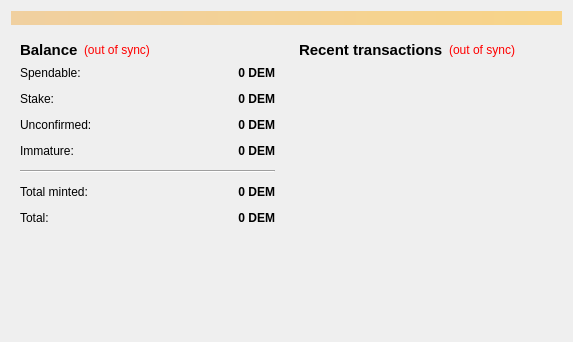
<?xml version="1.0" encoding="UTF-8"?>
<ui version="4.0">
 <class>OverviewPage</class>
 <widget class="QWidget" name="OverviewPage">
  <property name="geometry">
   <rect>
    <x>0</x>
    <y>0</y>
    <width>573</width>
    <height>342</height>
   </rect>
  </property>
  <property name="windowTitle">
   <string>Form</string>
  </property>
  <layout class="QVBoxLayout" name="topLayout">
   <item>
    <widget class="QLabel" name="labelAlerts">
     <property name="visible">
      <bool>false</bool>
     </property>
     <property name="styleSheet">
      <string notr="true">background-color: qlineargradient(x1: 0, y1: 0, x2: 1, y2: 0, stop:0 #F0D0A0, stop:1 #F8D488);  color:#000000
</string>
     </property>
     <property name="wordWrap">
      <bool>true</bool>
     </property>
     <property name="margin">
      <number>3</number>
     </property>
    </widget>
   </item>
   <item>
    <layout class="QHBoxLayout" name="horizontalLayout" stretch="1,1">
     <item>
      <layout class="QVBoxLayout" name="verticalLayout_2">
       <item>
        <widget class="QWidget" name="widget" native="true">
         <layout class="QVBoxLayout" name="verticalLayout_4">
          <item>
           <layout class="QHBoxLayout" name="horizontalLayout_4">
            <item>
             <widget class="QLabel" name="label_5">
              <property name="font">
               <font>
                <pointsize>11</pointsize>
                <weight>75</weight>
                <bold>true</bold>
               </font>
              </property>
              <property name="text">
               <string>Balance</string>
              </property>
             </widget>
            </item>
            <item>
             <widget class="QLabel" name="labelWalletStatus">
              <property name="toolTip">
               <string>The displayed information may be out of date. Your wallet automatically synchronizes with the eMark network after a connection is established, but this process has not completed yet.</string>
              </property>
              <property name="styleSheet">
               <string notr="true">QLabel { color: red; }</string>
              </property>
              <property name="text">
               <string notr="true">(out of sync)</string>
              </property>
              <property name="alignment">
               <set>Qt::AlignLeading|Qt::AlignLeft|Qt::AlignVCenter</set>
              </property>
             </widget>
            </item>
            <item>
             <spacer name="horizontalSpacer_2">
              <property name="orientation">
               <enum>Qt::Horizontal</enum>
              </property>
              <property name="sizeHint" stdset="0">
               <size>
                <width>40</width>
                <height>20</height>
               </size>
              </property>
             </spacer>
            </item>
           </layout>
          </item>
          <item>
           <layout class="QFormLayout" name="formLayout_2">
            <property name="fieldGrowthPolicy">
             <enum>QFormLayout::AllNonFixedFieldsGrow</enum>
            </property>
            <property name="horizontalSpacing">
             <number>12</number>
            </property>
            <property name="verticalSpacing">
             <number>12</number>
            </property>
            <item row="0" column="0">
             <widget class="QLabel" name="label">
              <property name="text">
               <string>Spendable:</string>
              </property>
             </widget>
            </item>
            <item row="0" column="1">
             <widget class="QLabel" name="labelBalance">
              <property name="font">
               <font>
                <weight>75</weight>
                <bold>true</bold>
               </font>
              </property>
              <property name="cursor">
               <cursorShape>IBeamCursor</cursorShape>
              </property>
              <property name="toolTip">
               <string>Your current spendable balance</string>
              </property>
              <property name="text">
               <string notr="true">0 DEM</string>
              </property>
              <property name="alignment">
               <set>Qt::AlignRight|Qt::AlignTrailing|Qt::AlignVCenter</set>
              </property>
              <property name="textInteractionFlags">
               <set>Qt::LinksAccessibleByMouse|Qt::TextSelectableByKeyboard|Qt::TextSelectableByMouse</set>
              </property>
             </widget>
            </item>
            <item row="1" column="0">
             <widget class="QLabel" name="label_6">
              <property name="text">
               <string>Stake:</string>
              </property>
             </widget>
            </item>
            <item row="1" column="1">
             <widget class="QLabel" name="labelStake">
              <property name="font">
               <font>
                <weight>75</weight>
                <bold>true</bold>
               </font>
              </property>
              <property name="cursor">
               <cursorShape>IBeamCursor</cursorShape>
              </property>
              <property name="toolTip">
               <string>Total of coins that was staked, and do not yet count toward the current balance</string>
              </property>
              <property name="text">
               <string notr="true">0 DEM</string>
              </property>
              <property name="alignment">
               <set>Qt::AlignRight|Qt::AlignTrailing|Qt::AlignVCenter</set>
              </property>
              <property name="textInteractionFlags">
               <set>Qt::LinksAccessibleByMouse|Qt::TextSelectableByKeyboard|Qt::TextSelectableByMouse</set>
              </property>
             </widget>
            </item>
            <item row="2" column="0">
             <widget class="QLabel" name="label_3">
              <property name="text">
               <string>Unconfirmed:</string>
              </property>
             </widget>
            </item>
            <item row="2" column="1">
             <widget class="QLabel" name="labelUnconfirmed">
              <property name="font">
               <font>
                <weight>75</weight>
                <bold>true</bold>
               </font>
              </property>
              <property name="cursor">
               <cursorShape>IBeamCursor</cursorShape>
              </property>
              <property name="toolTip">
               <string>Total of transactions that have yet to be confirmed, and do not yet count toward the current balance</string>
              </property>
              <property name="text">
               <string notr="true">0 DEM</string>
              </property>
              <property name="alignment">
               <set>Qt::AlignRight|Qt::AlignTrailing|Qt::AlignVCenter</set>
              </property>
              <property name="textInteractionFlags">
               <set>Qt::LinksAccessibleByMouse|Qt::TextSelectableByKeyboard|Qt::TextSelectableByMouse</set>
              </property>
             </widget>
            </item>
            <item row="3" column="0">
             <widget class="QLabel" name="labelImmatureText">
              <property name="text">
               <string>Immature:</string>
              </property>
             </widget>
            </item>
            <item row="3" column="1">
             <widget class="QLabel" name="labelImmature">
              <property name="font">
               <font>
                <weight>75</weight>
                <bold>true</bold>
               </font>
              </property>
              <property name="toolTip">
               <string>Mined balance that has not yet matured</string>
              </property>
              <property name="text">
               <string notr="true">0 DEM</string>
              </property>
              <property name="alignment">
               <set>Qt::AlignRight|Qt::AlignTrailing|Qt::AlignVCenter</set>
              </property>
              <property name="textInteractionFlags">
               <set>Qt::LinksAccessibleByMouse|Qt::TextSelectableByKeyboard|Qt::TextSelectableByMouse</set>
              </property>
             </widget>
            </item>
            <item row="4" column="0" colspan="2">
             <widget class="Line" name="line">
              <property name="orientation">
               <enum>Qt::Horizontal</enum>
              </property>
             </widget>
            </item>
            <item row="5" column="0">
             <widget class="QLabel" name="labelMintedText">
              <property name="text">
               <string>Total minted:</string>
              </property>
             </widget>
            </item>
            <item row="5" column="1">
             <widget class="QLabel" name="labelMinted">
              <property name="font">
               <font>
                <weight>75</weight>
                <bold>true</bold>
               </font>
              </property>
              <property name="cursor">
               <cursorShape>IBeamCursor</cursorShape>
              </property>
              <property name="toolTip">
               <string>Total number of eMark made by POS</string>
              </property>
              <property name="text">
               <string notr="true">0 DEM</string>
              </property>
              <property name="alignment">
               <set>Qt::AlignRight|Qt::AlignTrailing|Qt::AlignVCenter</set>
              </property>
              <property name="textInteractionFlags">
               <set>Qt::LinksAccessibleByMouse|Qt::TextSelectableByKeyboard|Qt::TextSelectableByMouse</set>
              </property>
             </widget>
            </item>
            <item row="6" column="0">
             <widget class="QLabel" name="labelTotalText">
              <property name="text">
               <string>Total:</string>
              </property>
             </widget>
            </item>
            <item row="6" column="1">
             <widget class="QLabel" name="labelTotal">
              <property name="font">
               <font>
                <weight>75</weight>
                <bold>true</bold>
               </font>
              </property>
              <property name="cursor">
               <cursorShape>IBeamCursor</cursorShape>
              </property>
              <property name="toolTip">
               <string>Your current total balance</string>
              </property>
              <property name="text">
               <string notr="true">0 DEM</string>
              </property>
              <property name="alignment">
               <set>Qt::AlignRight|Qt::AlignTrailing|Qt::AlignVCenter</set>
              </property>
              <property name="textInteractionFlags">
               <set>Qt::LinksAccessibleByMouse|Qt::TextSelectableByKeyboard|Qt::TextSelectableByMouse</set>
              </property>
             </widget>
            </item>
           </layout>
          </item>
         </layout>
        </widget>
       </item>
       <item>
        <spacer name="verticalSpacer">
         <property name="orientation">
          <enum>Qt::Vertical</enum>
         </property>
         <property name="sizeHint" stdset="0">
          <size>
           <width>20</width>
           <height>40</height>
          </size>
         </property>
        </spacer>
       </item>
      </layout>
     </item>
     <item>
      <layout class="QVBoxLayout" name="verticalLayout_3">
       <item>
        <widget class="QWidget" name="widget_2" native="true">
         <layout class="QVBoxLayout" name="verticalLayout">
          <item>
           <layout class="QHBoxLayout" name="horizontalLayout_2">
            <item>
             <widget class="QLabel" name="label_4">
              <property name="font">
               <font>
                <pointsize>11</pointsize>
                <weight>75</weight>
                <bold>true</bold>
               </font>
              </property>
              <property name="text">
               <string>&lt;b&gt;Recent transactions&lt;/b&gt;</string>
              </property>
             </widget>
            </item>
            <item>
             <widget class="QLabel" name="labelTransactionsStatus">
              <property name="toolTip">
               <string>The displayed information may be out of date. Your wallet automatically synchronizes with the eMark network after a connection is established, but this process has not completed yet.</string>
              </property>
              <property name="styleSheet">
               <string notr="true">QLabel { color: red; }</string>
              </property>
              <property name="text">
               <string notr="true">(out of sync)</string>
              </property>
              <property name="alignment">
               <set>Qt::AlignRight|Qt::AlignTrailing|Qt::AlignVCenter</set>
              </property>
             </widget>
            </item>
            <item>
             <spacer name="horizontalSpacer">
              <property name="orientation">
               <enum>Qt::Horizontal</enum>
              </property>
              <property name="sizeHint" stdset="0">
               <size>
                <width>40</width>
                <height>20</height>
               </size>
              </property>
             </spacer>
            </item>
           </layout>
          </item>
          <item>
           <widget class="QListView" name="listTransactions">
            <property name="styleSheet">
             <string notr="true">QListView { background: transparent; }</string>
            </property>
            <property name="frameShape">
             <enum>QFrame::NoFrame</enum>
            </property>
            <property name="verticalScrollBarPolicy">
             <enum>Qt::ScrollBarAlwaysOff</enum>
            </property>
            <property name="horizontalScrollBarPolicy">
             <enum>Qt::ScrollBarAlwaysOff</enum>
            </property>
            <property name="selectionMode">
             <enum>QAbstractItemView::NoSelection</enum>
            </property>
           </widget>
          </item>
         </layout>
        </widget>
       </item>
      </layout>
     </item>
    </layout>
   </item>
  </layout>
 </widget>
 <resources/>
 <connections/>
</ui>
